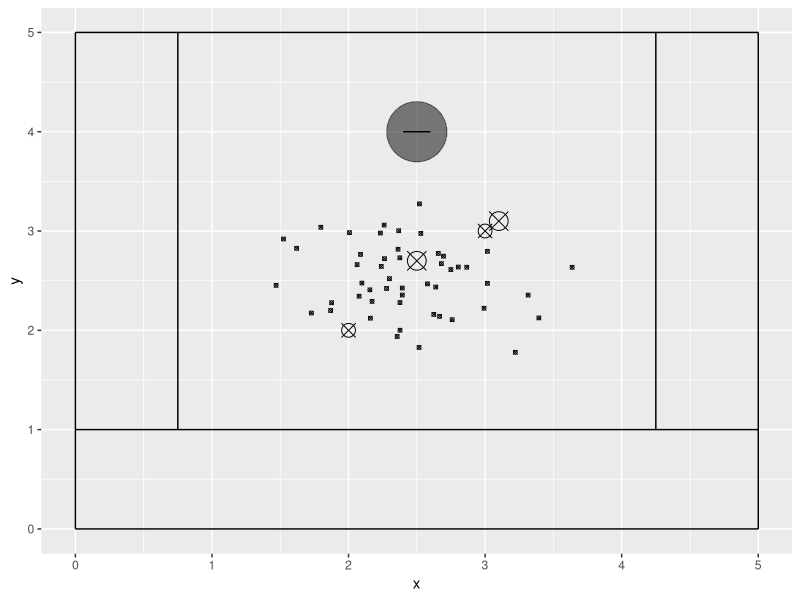
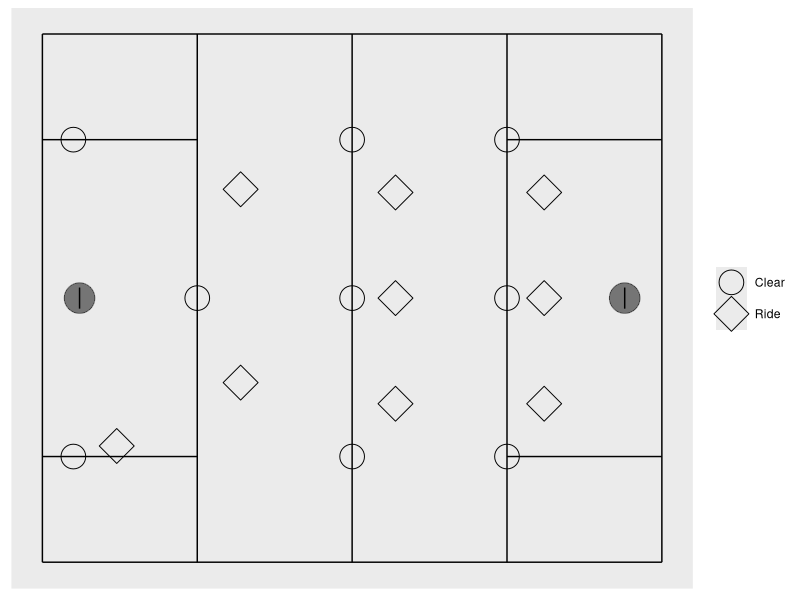

The R source for these figures, in order:
## ---- chunk 1
knitr::opts_chunk$set(echo = TRUE)
library(tidyverse)
## ---- chunk 2
Draw.Half.Lax = function(Shots) {
ggplot() +
  # theme(axis.title.x=element_blank(),
  #       axis.text.x=element_blank(),
  #       axis.ticks.x=element_blank(),
  #       axis.ticks.y=element_blank(),
  #       axis.title.y=element_blank(),
  #       axis.text.y=element_blank(), 
  #       panel.grid.major = element_blank(),
  #       panel.grid.minor = element_blank()) +
  geom_segment(mapping = aes(x=0, y=5, xend=5, yend=5)) +
  geom_segment(mapping = aes(x=0, y=0, xend=5, yend=0)) +
  geom_segment(mapping = aes(x=0, y=0, xend=0, yend=5)) +
  geom_segment(mapping = aes(x=5, y=0, xend=5, yend=5)) +
  geom_segment(mapping = aes(x=0, xend=5, y=1, yend=1)) +
  geom_segment(mapping = aes(x=.75, xend=.75, y=1, yend=5)) +
  geom_segment(mapping = aes(x=4.25, xend=4.25, y=1, yend=5)) +
  geom_point(mapping = aes(x=2.5, y=4), size = 20, alpha = .5, color = "black") +
  geom_segment(mapping = aes(x=2.4, xend=2.6, y=4, yend=4)) +
  geom_count(mapping = aes(x=Shots$x, y=Shots$y), shape = 13, show.legend = F)
}

Draw.Full.Lax = function(Ride.Clear) {
  ggplot() +
  theme(axis.title.x=element_blank(),
        axis.text.x=element_blank(),
        axis.ticks.x=element_blank(),
        axis.ticks.y=element_blank(),
        axis.title.y=element_blank(),
        axis.text.y=element_blank(),
        panel.grid.major = element_blank(),
        panel.grid.minor = element_blank(),
        legend.title = element_blank()) +
    geom_segment(mapping = aes(x=0, xend=5, y=10, yend=10)) +
    geom_segment(mapping = aes(x=0, xend=5, y=0, yend=0)) +
    geom_segment(mapping = aes(x=0, xend=0, y=0, yend=10)) +
    geom_segment(mapping = aes(x=5, xend=5, y=0, yend=10)) +
    geom_segment(mapping = aes(x=2.5, xend=2.5, y=0, yend=10)) +
    geom_segment(mapping = aes(x=3.75, xend=3.75, y=0, yend=10)) +
    geom_segment(mapping = aes(x= 1.25, xend=1.25, y=0, yend=10)) +
    geom_segment(mapping = aes(x=0, xend=1.25, y=2, yend=2)) +
    geom_segment(mapping = aes(x=0, xend=1.25, y=8, yend=8)) +
    geom_segment(mapping = aes(x=3.75, xend=5, y=2, yend=2)) +
    geom_segment(mapping = aes(x=3.75, xend=5, y=8, yend=8)) +
    geom_point(mapping = aes(x=.3, y=5), size = 10, alpha = .5) +
    geom_point(mapping = aes(x=4.7, y=5), size = 10, alpha = .5) +
    geom_segment(mapping = aes(x=.3, xend=.3, y=4.8, yend=5.2)) +
    geom_segment(mapping = aes(x=4.7, xend=4.7, y=4.8, yend=5.2)) +
    geom_point(mapping = aes(x=Ride.Clear$x, y=Ride.Clear$y, shape = Ride.Clear$Type), show.legend = T, size = 8) +
    scale_shape_manual(values=c(1,5))
}
## ---- chunk 3
Rand.Shots = data.frame(x=c(rnorm(50, mean=2.5, sd=.5), rep(2, 5), rep(3, 5), rep(2.5, 10), rep(3.1, 10)), y=c(rnorm(50, mean=2.5, sd=.3), rep(2, 5), rep(3, 5), rep(2.7, 10), rep(3.1, 10)))
Draw.Half.Lax(Rand.Shots)

Ride.Clear = data.frame(x=(c(.25, 1.25, .25, rep(2.5, 3), rep(3.75, 3), .6, rep(1.6, 2), rep(2.85, 3), rep(4.05, 3))), y=(c(rep(c(2, 5, 8), 3), 2.2, 3.4, 7.06, 3, 5, 7, 3, 5, 7)), Type=(c(rep("Clear", 9), rep("Ride", 9))))
Draw.Full.Lax(Ride.Clear)

Shots.Placement = data.frame(x=rnorm(20, mean=0, sd=.5), y=rnorm(20, mean=0, sd=.5))
